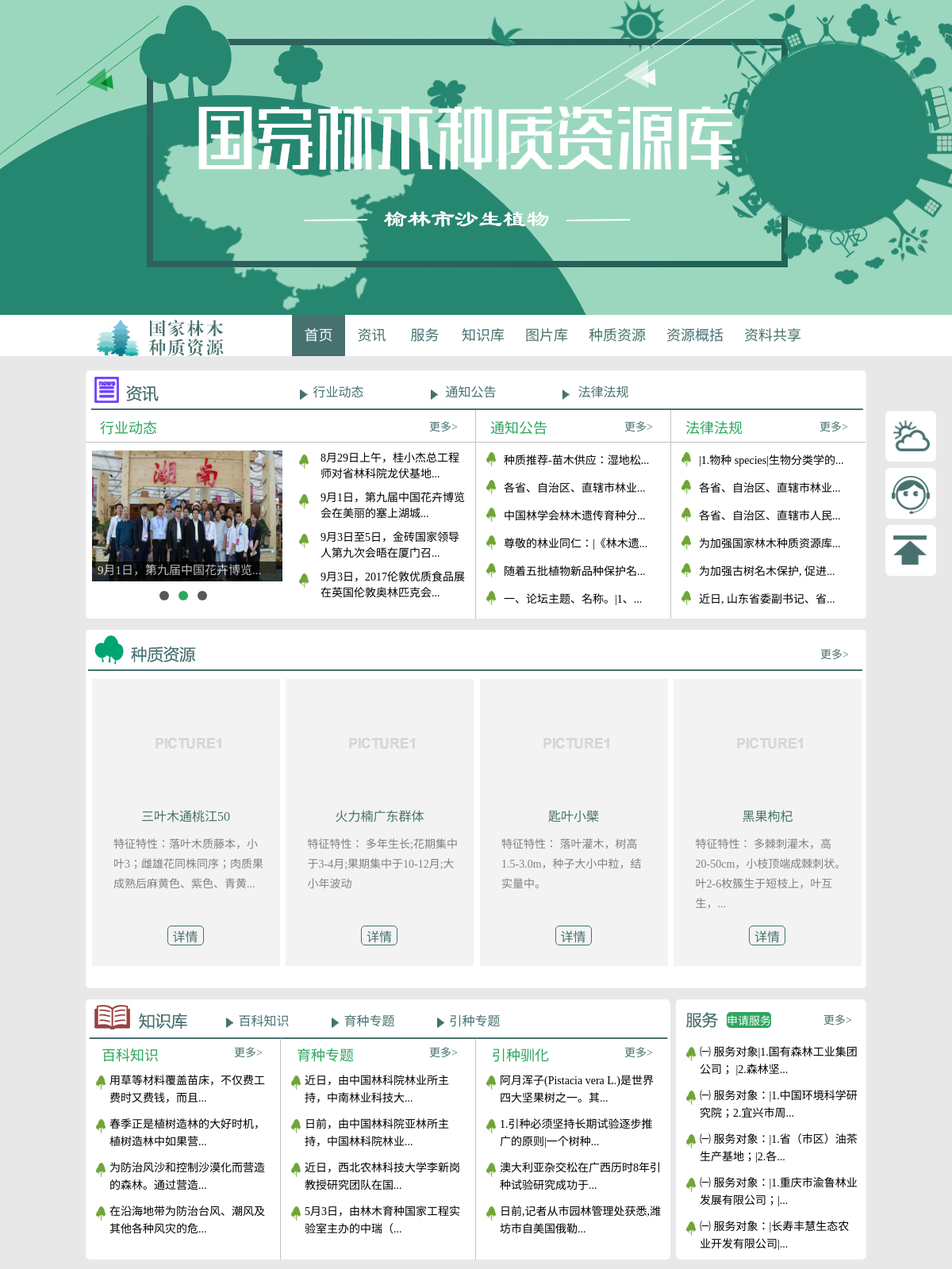
/tree/index.php (upper part), run on the app's committed database.
### tables this page shows
CREATE TABLE `ziyuan` (
  `id` int(100) NOT NULL,
  `view` int(11) NOT NULL COMMENT '审核',
  `hit` int(255) NOT NULL COMMENT '点击数',
  `number` varchar(100) NOT NULL COMMENT '平台编号',
  `bianhao` varchar(100) NOT NULL COMMENT '编号',
  `title` varchar(100) NOT NULL COMMENT '名字',
  `leixing` varchar(120) NOT NULL COMMENT '种名',
  `english` varchar(120) NOT NULL COMMENT '拉丁文',
  `shuming` varchar(120) NOT NULL COMMENT '属名',
  `usefor` varchar(120) NOT NULL COMMENT '用途',
  `xiangmu` varchar(120) NOT NULL COMMENT '关联项目',
  `danwei` varchar(120) NOT NULL COMMENT '保存单位',
  `huzhao` text NOT NULL COMMENT '护照信息',
  `base` text NOT NULL COMMENT '基本信息',
  `share` text NOT NULL COMMENT '共享信息',
  `other` text NOT NULL COMMENT '其他',
  `picture` text NOT NULL COMMENT '图片'
);

### tree/php/open.php (called while the page is built, shortened)
<?php
function open_form($form,$star,$many){
	$sql_form="SELECT * FROM `$form` WHERE `view`='1' LIMIT $star,$many ";
	$result=mysql_query($sql_form,$GLOBALS['conn'] )or die("error connecting");
	return $result;
}
function open_form_id_daoxu($form){
	$sql="select * from `$form` WHERE `view`='1' order by id desc ";
	$result= mysql_query($sql);
	return $result;
}
function substr_cut($str_cut,$length)
{
    if (strlen($str_cut) > $length)
    {
        for($i=0; $i < $length; $i++)
        if (ord($str_cut[$i]) > 128)    $i=$i+2;
        $str_cut = substr($str_cut,0,$i)."...";
    }
    return $str_cut;
}
function substr_cut2($str_cut,$length)
{
    if (strlen($str_cut) > $length)
    {
        for($i=0; $i < $length; $i++)
        if (ord($str_cut[$i]) > 128)    $i=$i+2;
        $str_cut = substr($str_cut,0,$i);
    }
    return $str_cut;
}
?>

### tree/php/functions_index.php (the view, shortened to what this page needs)
<?php
	include("open.php");
function information_img($form,$many){
	$dao=open_form_id_daoxu($form);
	$img="";
	while($row=mysql_fetch_array($dao)){
		if($many>0){
			if($many==3){
				$img.="<a href='information/information_detail.php?form=";
				$img.=$form."&id=".$row["id"]."' target='_blank' class='display_block' >";
				$img.="<img src='information/".$row["picture"]."'>";
				$img.="<p class='pp'>";
				$get_row=substr_cut($row["content"],36);
				$img.=$get_row;
				$img.="</p>";
				$img.="</a>";
		   	}
			else{
				$img.="<a href='information/information_detail.php?form=";
				$img.=$form."&id=".$row["id"]."'  target='_blank' >";
				$img.="<img src='information/".$row["picture"]."'>";
				$img.="<p class='pp'>";
				$get_row=substr_cut($row["content"],36);
				$img.=$get_row;
				$img.="</p>";
				$img.="</a>";
			}
			--$many;
		}
	}
	echo $img;
}
function  information_li($form,$many){
	$dao=open_form_id_daoxu($form);
	$li="";
	while($row=mysql_fetch_array($dao)){
		if($many>0){
			$li.="<li><a href='information/information_detail.php?form=";
			$li.=$form."&id=".$row["id"]."' target='_blank' >";
			$get_row=substr_cut($row["content"],65);
			$li.=$get_row;
			$li.="</a></li>";
			--$many;
		}
	}
	echo $li;
}
function  gonggao_li($form,$many){
	$dao=open_form_id_daoxu($form);
	$li="<ul>";
	while($row=mysql_fetch_array($dao)){
		if($many>0){
			$li.="<li><a href='information/information_detail.php?form=";
			$li.=$form."&id=".$row["id"]."' target='_blank' >";
			$li.="<span class='span1'>";
			$get_row=substr_cut($row["content"],35);
			$li.=$get_row;
			$li.="</span>";
			$li.="</a></li>";
			--$many;
		}
	}
	$li.="</ul>";
	echo $li;
}
function  knowledge_li($form,$many){
	$dao=open_form_id_daoxu($form);
	$li="<ul>";
	while($row=mysql_fetch_array($dao)){
		if($many>0){
			$li.="<li><a href='information/information_detail.php?form=";
			$li.=$form."&id=".$row["id"]."' target='_blank' >";
			$get_title=substr_cut($row["content"],65);
			$li.=$get_title;
			$li.="</a></li>";
			--$many;
		}
	}
	$li.="</ul>";
	echo $li;
}
function  service_li($form,$many){
	$dao=open_form_id_daoxu($form);
	$li="<ul>";
	while($row=mysql_fetch_array($dao)){
		if($many>0){
			$li.="<li><a href='information/information_detail.php?form=";
			$li.=$form."&id=".$row["id"]."' target='_blank' >";
			$get_title=substr_cut($row["content"],65);
			$li.=$get_title;
			$li.="</a></li>";
			--$many;
		}
	}
	$li.="</ul>";
	echo $li;
}
function ziyuan_li($form,$star,$many){
	$result=open_form($form,$star,$many);
	$li="";
	while($row=mysql_fetch_array($result)){
		$img_array=explode("|",$row["picture"]);
		$base_array=explode("|",$row["base"]);
			$li.="<li><a href='ziyuan/ziyuan_detail?form=ziyuan&id=";
			$li.=$row["id"]."' target='_blank' class='a1'>";
			$li.="<img src='ziyuan/picture/".$row["number"]."/".$img_array[0]."'>";
			$li.="</a>";
			$li.="<p class='p1'><a href='ziyuan/ziyuan_detail?form=ziyuan&id=";
			$li.=$row["id"]."' target='_blank'>";
			$get_row=substr_cut2($row["title"],20);
			$li.=$get_row;
			$li.="</a></p>";
			$li.="<p class='p2'>特征特性：";
			$get_row=substr_cut($base_array[5],100);
			$li.=$get_row;
			$li.="</p>";
			$li.="<a href='ziyuan/ziyuan_detail?form=ziyuan&id=";
			$li.=$row["id"]."' target='_blank'  class='a2'>";
			$li.="详情</a>";
			$li.="</li>";
	}
	echo $li;
}
?>

### tree/css/chuShiHua.css (style rules this page uses)
body { margin: 0;padding: 0;font-family: "微软雅黑" }
* { text-decoration: none;list-style: none; padding:0px 0px 0px 0;margin: 0px 0px 0px 0px; border:none; }
p { padding:0px 0px 0px 0;margin: 0px 0px 0px 0px; }
a,input,button { outline:none;border:none }
a { color:#000; }
body { margin:0px auto; width:100%; background: #e8e8e8; }

### tree/css/index.css (style rules this page uses)
body { position: relative; }
#information .information-content .part_big .content .new_js .pp { width:233px; height:25px; padding-left: 7px; background-color:#000000; opacity:0.7; filter:alpha(opacity=70); color:#ffffff; font-size:15px; line-height:23px; position: absolute; top:140px; left:0px; }
#information .information-content .part_big .content .new_js a { display:none; float: left; position: relative; }
#information .information-content .part_big .content .new_js .display_block { display: block; }
#information .information-content .part_big .content .new_js a img { width:240px; height:165px; float: left; }
#information .information-content .part_big .content ul li a { display: block; font-size:14px; color:#000000; background:url(tips_picture/tips.jpg) no-repeat; text-indent:0px; line-height:20px; width:185px; height:50px; padding-left:40px; word-break:break-all; }
#information .information-content .part .content ul li { margin-top: 7px; }
#information .information-content .part .content ul li a { display: block; height:28px; width: 245px; font-size: 14px; background:url(tips_picture/tips.jpg) no-repeat; }
#information .information-content .part .content ul li a .span1 { display: block; height: 20px; overflow: hidden; padding-top: 4px; margin-left:35px; width:200px; }
#ziyuan .content ul li { float: left; margin-left:7.5px; margin-top:10px; width: 235px; height: 360px; background: #f3f3f3; border:1px solid #f3f3f3; position:relative; }
#ziyuan .content ul li .a1 { display: block; width: 220px; height: 140px; margin-left:10px; margin-top:10px; }
#ziyuan .content ul li .a1 img { width: 220px; height: 140px; }
#ziyuan .content ul li .p1 { width: 190px; overflow: hidden; text-align:center; margin:10px auto; }
#ziyuan .content ul li .p1 a { color:#46716e; font-size: 16px; line-height: 25px; }
#ziyuan .content ul li .p2 { width: 190px; height: 100px; overflow: hidden; text-align:left; margin-top:10px; margin-left: auto; margin-right: auto; color:#808080; font-size: 14px; line-height: 25px; padding-left:8px; }
#ziyuan .content ul li .a2 { width:44px; height: 23px; text-align: center; display: block; border-radius: 5px; border:1px solid #46716e; color:#46716e; position: absolute; left: 94px; bottom:25px; }
#knowledge .knowledge-content .part .content ul li { width:235px; height: 50px; margin-top:5px; }
#knowledge .knowledge-content .part .content ul li a { background:url(tips_picture/tips.jpg) no-repeat; display: block; line-height:22px; font-size: 14px; padding-left: 30px; padding-top: 1px; }
#service .content ul li { width:230px; height: 50px; margin-top:5px; }
#service .content ul li a { background:url(tips_picture/tips.jpg) no-repeat; display: block; line-height:22px; font-size: 14px; padding-left: 30px; padding-top: 1px; }

### data on the page
information-new: picture (picture), value "9月1日，第九届中国花卉博览...", value "9月1日，第九届中国花卉博览会在美丽的塞上湖城..."
information-new: value "8月29日上午，桂小杰总工程师对省林科院龙伏基地..."
information-new: value "9月3日至5日，金砖国家领导人第九次会晤在厦门召..."
information-new: value "9月3日，2017伦敦优质食品展在英国伦敦奥林匹克会..."
information-gonggao: value "种质推荐-苗木供应：湿地松..."
information-gonggao: value "各省、自治区、直辖市林业..."
information-gonggao: value "中国林学会林木遗传育种分..."
information-gonggao: value "尊敬的林业同仁：|《林木遗..."
information-gonggao: value "随着五批植物新品种保护名..."
information-gonggao: value "一、论坛主题、名称。|1、..."
information-falv: value "|1.物种 species|生物分类学的..."
information-falv: value "各省、自治区、直辖市林业..."
information-falv: value "各省、自治区、直辖市人民..."
information-falv: value "为加强国家林木种质资源库..."
information-falv: value "为加强古树名木保护, 促进..."
information-falv: value "近日, 山东省委副书记、省..."
ziyuan: number (picture), value "三叶木通桃江50 落叶木质藤本，小叶3；雌雄花同株同序；肉质果成熟后麻黄色、紫色、青黄..."
ziyuan: number (picture), value "火力楠广东群体 多年生长;花期集中于3-4月;果期集中于10-12月;大小年波动"
ziyuan: number (picture), value "匙叶小檗 落叶灌木，树高1.5-3.0m，种子大小中粒，结实量中。"
ziyuan: number (picture), value "黑果枸杞 多棘刺灌木，高20-50cm，小枝顶端成棘刺状。叶2-6枚簇生于短枝上，叶互生，..."
knowledge-baike: value "用草等材料覆盖苗床，不仅费工费时又费钱，而且..."
knowledge-baike: value "春季正是植树造林的大好时机，植树造林中如果营..."
knowledge-baike: value "为防治风沙和控制沙漠化而营造的森林。通过营造..."
knowledge-baike: value "在沿海地带为防治台风、潮风及其他各种风灾的危..."
knowledge-yuzhong: value "近日，由中国林科院林业所主持，中南林业科技大..."
knowledge-yuzhong: value "日前，由中国林科院亚林所主持，中国林科院林业..."
knowledge-yuzhong: value "近日，西北农林科技大学李新岗教授研究团队在国..."
knowledge-yuzhong: value "5月3日，由林木育种国家工程实验室主办的中瑞（..."
knowledge-yinzhong: value "阿月浑子(Pistacia vera L.)是世界四大坚果树之一。其..."
knowledge-yinzhong: value "1.引种必须坚持长期试验逐步推广的原则|一个树种..."
knowledge-yinzhong: value "澳大利亚杂交松在广西历时8年引种试验研究成功于..."
knowledge-yinzhong: value "日前,记者从市园林管理处获悉,潍坊市自美国俄勒..."
service-anli: value "㈠ 服务对象|1.国有森林工业集团公司； |2.森林坚..."
service-anli: value "㈠ 服务对象：|1.中国环境科学研究院；2.宜兴市周..."
service-anli: value "㈠ 服务对象：|1.省（市区）油茶生产基地；|2.各..."
service-anli: value "㈠ 服务对象：|1.重庆市渝鲁林业发展有限公司；|..."
service-anli: value "㈠ 服务对象：|长寿丰慧生态农业开发有限公司|..."
